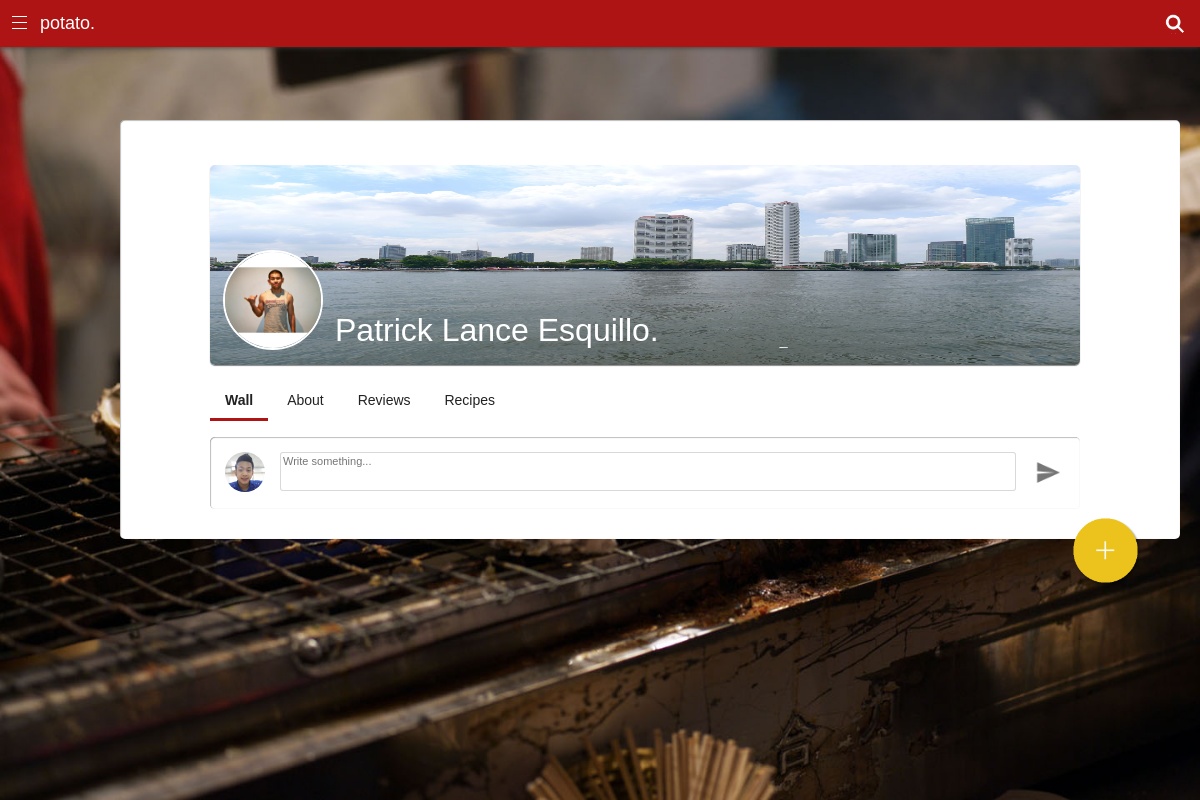
The app's page /account.php?id=10001 (signed in) with its own data.
### tables this page shows
CREATE TABLE `account` (
  `account_id` int(11) NOT NULL,
  `accimgname` varchar(45) NOT NULL DEFAULT 'default_pic.jpg',
  `username` varchar(16) NOT NULL,
  `password` varchar(16) NOT NULL,
  `firstname` varchar(45) NOT NULL,
  `lastname` varchar(45) NOT NULL,
  `email` varchar(45) NOT NULL,
  PRIMARY KEY (`account_id`)
);

### functions.php (called while the page is built, shortened)
<?php
include 'classes.php';
$accounts = array();
function loadAll()
{
	loadAccounts();
}
function getAccount($username)
{
	global $accounts;
	$acc = null;
	for($i = 0; $i<count($accounts); $i++)
	{
		$temp_user = $accounts[$i]->getUser();
		if(strcmp($temp_user, $username) == 0)
		{
			$acc = $accounts[$i];
		}
	}
	return $acc;
}
function getAccountName($account_id)
{
	global $accounts;
	$account_name = null;
	for($i = 0; $i<count($accounts); $i++)
	{
		$temp_accid = $accounts[$i]->getAccid();
		if(strcmp($temp_accid, $account_id) == 0)
		{
			$account_name = $accounts[$i]->getUser();
		}
	}
	return $account_name;
}
function loadAccounts()
{
	$accounts = null;
	$connect= new DBConnection();
	$connect = $connect->getInstance();
	$sql = "SELECT * FROM account";
	$result = $connect->query($sql);
	if($result->num_rows > 0)
	{
		while($row = $result->fetch_assoc())
		{
			$temp_acc = new account($row['account_id'], $row['accimgname'], $row['username'], $row['password'], $row['firstname'], $row['lastname'], $row['email']);
			$temp_acc->set_aboutme(getData("text/aboutme.txt", $temp_acc->getAccid()));
			$accounts[count($accounts)] = $temp_acc;
		}
	}
}
function getData ($text, $recipe_id)
{
	$file= fopen($text, "r");
	$text = "";
	$found = false;
	while(!feof($file) || $found == true)
	{
		$init = str_replace(array("\r", "\n"), "", fgets($file));
		if(strcmp($init, $recipe_id) == 0)
		{
			do {
				$save = str_replace(array("\r", "\n"), "", fgets($file));
				if(strcmp($save, ";") != 0)
					$text .= $save;
			}while(strcmp($save, ";"));
		}
	}
	return $text;
}
?>

### classes.php (called while the page is built, shortened)
<?php
class account
{
	public $account_id;
	public $account_img;
	public $username;
	public $firstname;
	public $lastname;
	function __construct($accid, $img, $user, $pass, $fn, $ln, $em)
	{
		$this->account_id = $accid;
		$this->account_img = $img;
		$this->username = $user;
		$this->firstname = $fn;
		$this->lastname = $ln;
	}
	function getUser()
	{
		return $this->username;
	}
	function getImg()
	{
		return $this->account_img;
	}
	function getFirstname()
	{
		return $this->firstname;
	}
	function getLastname()
	{
		return $this->lastname;
	}
	function getAccid()
	{
		return $this->account_id;
	}
}
?>

### account.php (the view, shortened to what this page needs)
<?php
	include 'functions.php';
	loadAll();
	if(isset($_SESSION["username"])){
		$loggedIn_account = getAccount($_SESSION["username"]);
		$account_id = $loggedIn_account->getAccid();
		$acc = getAccount($_SESSION["username"]);
		if(isset($_GET["id"])){
			$account_id = $_GET["id"];
			$acc = getAccount(getAccountName($account_id));
		}
	}
	else{
		echo "You are not logged in.";
		header('Refresh: 2; url = index.php');
	}
?>
<!DOCTYPE html>
<html>
	<head>
		<link rel = "stylesheet" type = "text/css" href = "css/style.css">
	</head>
	<body>
		<div class = "foodList">
			<?php include 'header.php'; ?>
			<div class = "menuBox" id = "inbox">
				<div class = "accHeader">
					<img class = "coverImg" src = "images/profile/chino_cover.jpg"/>
					<img class = "accImg" src = "images/profile/<?php echo $acc->getImg()?>"/>
					<p class = "accHead"><?php echo $acc->getFirstname() . " " . $acc->getLastname() . "." ?></p>
				</div>
				<br>
				<br>
				<ul class = "tabs" style = "padding-left:60px;">
					<li class = "tab-link current" data-tab = "accountWall">Wall</a></li>
					<li class = "tab-link" data-tab = "accountAbout">About</a></li>
					<li class = "tab-link" data-tab = "accountReviews">Reviews</a></li>
					<li class = "tab-link" data-tab = "accountRecipes">Recipes</a></li>
				</ul>
				<br>
				<div id = "accountWall" class = "tab-content current">
					<div class = "postBox">
						<img class = "itemBoxImg" src = "images/profile/<?php echo $loggedIn_account->getImg()?>">
						<form action = "post_comment.php?id=<?php echo $account_id; ?>&type=<?php echo $_GET['type']; ?>" method = "post">
							<textarea class = "cBox" placeholder = "Write something..." name = "text"/></textarea>
							<button id = "postButton" onclick = "document.forms["pPost"].submit();"><img class = "sendImg" src = "images/sent.png"></button>
						</form>
					</div>
				</div>
			</div>
			<div class = "addButton">
				<a href = "post.php"><img class = "postImg" src = "images/addButton.png"></a>
			</div>
		</div>
	</body>
</html>

### css/style.css (style rules this page uses)
body { margin: 0px; }
p { font-style: helvetica; font-family: sans-serif; }
a { color: black; font-size: 15px; font-style: helvetica; font-family: sans-serif; text-decoration: none; }
.foodList { background: url(../images/registerBackground.jpg); background-repeat: no-repeat; background-size: 100% 100%; width: 100%; height: 100%; position: absolute; overflow: auto; }
.addButton { top: 510px; right: 55px; margin: 0px; width: 80px; height: 80px; position: fixed; z-index: 1; }
.accHeader { top: 15px; left: 60px; margin: 0px; width: 870px; height: 200px; position: relative; }
p.accHead { top: 115px; left: 125px; color: rgb(255, 255, 255); font-size: 32px; position: absolute; }
.menuBox { top: 40%; left: 10%; margin-bottom: 40px; padding: 30px; color: rgba(10, 10, 10, 0.9); font-style: helvetica; font-family: sans-serif; font-size: 14px; background-color: rgb(255, 255, 255); border-radius: 5px; box-shadow: 0.5px 0.5px 1px #888888 inset; width: 1000px; height: auto; opacity: 0; position: absolute; }
.postBox { left: 30px; margin-left:30px; padding: 15px; color: rgba(10, 10, 10, 0.9); background-color: rgb(255, 255, 255); border-radius: 5px; box-shadow: 0.5px 0.5px 1px #888888 inset; width: 840px; height: auto; position: relative; }
.cBox { margin-left: 15px; padding-bottom: 0px; color: rgb(10, 10, 10); font-style: helvetica; font-family: sans-serif; font-size: 11px; border: 1px solid rgba(0,0,0,0.15); border-radius: 3px; min-height: 35px; opacity: 1.0; overflow: hidden; resize: none; }
img.itemBoxImg { background-repeat: no-repeat; background-position: 50%; border-radius: 50%; width: 40px; height: 40px; float: left; }
img.accImg { margin-top: 85px; margin-left: 13px; background-repeat: no-repeat; background-position: 50%; border-radius: 50%; border: solid 2px rgb(255, 255, 255); width: 96px; height: 96px; position: absolute; }
img.coverImg { background-repeat: no-repeat; -webkit-background-size: cover; background-size: cover; border-radius: 5px; box-shadow: 0px 1px 1px #888888; width: 870px; height: 200px; position: absolute; }
img.sendImg { top: 22px; right: 18px; background-repeat: no-repeat; width: 27px; height:27px; position: absolute; }
img.postImg { background-repeat: no-repeat; width: 80px; height: 80px; }
ul.tabs { margin: 0px; padding: 0px; list-style: none; }
ul.tabs li { background: none; display: inline-block; padding: 10px 15px; cursor: pointer; }
ul.tabs li.current { background: rgb(255, 255, 255); font-weight: bold; border-bottom: 3px solid; border-color: rgb(175, 20, 20); }
.tab-content { display: none; }
.tab-content.current { display: inherit; }
#postButton { background-color: transparent; border-color: transparent; }

### records on screen
account: accimgname (picture), firstname "Patrick Lance", lastname "Esquillo"
account: accimgname (picture)
